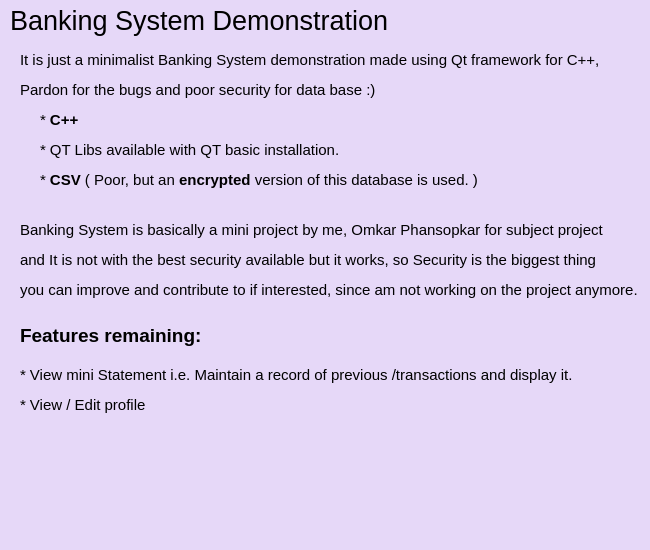
<?xml version="1.0" encoding="UTF-8"?>
<ui version="4.0">
 <class>about</class>
 <widget class="QDialog" name="about">
  <property name="geometry">
   <rect>
    <x>0</x>
    <y>0</y>
    <width>650</width>
    <height>550</height>
   </rect>
  </property>
  <property name="minimumSize">
   <size>
    <width>650</width>
    <height>550</height>
   </size>
  </property>
  <property name="maximumSize">
   <size>
    <width>650</width>
    <height>550</height>
   </size>
  </property>
  <property name="windowTitle">
   <string>About Project</string>
  </property>
  <property name="styleSheet">
   <string notr="true">background-color: rgb(230, 216, 248);</string>
  </property>
  <widget class="QLabel" name="label">
   <property name="geometry">
    <rect>
     <x>10</x>
     <y>-10</y>
     <width>391</width>
     <height>61</height>
    </rect>
   </property>
   <property name="text">
    <string>&lt;html&gt;&lt;head/&gt;&lt;body&gt;&lt;p&gt;&lt;span style=&quot; font-size:20pt;&quot;&gt;Banking System Demonstration&lt;/span&gt;&lt;/p&gt;&lt;/body&gt;&lt;/html&gt;</string>
   </property>
  </widget>
  <widget class="QLabel" name="label_2">
   <property name="geometry">
    <rect>
     <x>20</x>
     <y>30</y>
     <width>591</width>
     <height>91</height>
    </rect>
   </property>
   <property name="text">
    <string>&lt;html&gt;&lt;head/&gt;&lt;body&gt;&lt;p&gt;&lt;span style=&quot; font-size:11pt;&quot;&gt;It is just a minimalist Banking System demonstration made using Qt framework for C++,&lt;/span&gt;&lt;/p&gt;&lt;p&gt;&lt;span style=&quot; font-size:11pt;&quot;&gt;Pardon for the bugs and poor security for data base :)&lt;/span&gt;&lt;/p&gt;&lt;/body&gt;&lt;/html&gt;</string>
   </property>
  </widget>
  <widget class="QLabel" name="label_3">
   <property name="geometry">
    <rect>
     <x>40</x>
     <y>110</y>
     <width>491</width>
     <height>81</height>
    </rect>
   </property>
   <property name="text">
    <string>&lt;html&gt;&lt;head/&gt;&lt;body&gt;&lt;p&gt;&lt;span style=&quot; font-size:11pt;&quot;&gt;* &lt;/span&gt;&lt;span style=&quot; font-size:11pt; font-weight:600;&quot;&gt;C++&lt;/span&gt;&lt;/p&gt;&lt;p&gt;&lt;span style=&quot; font-size:11pt;&quot;&gt;* QT Libs available with QT basic installation.&lt;/span&gt;&lt;/p&gt;&lt;p&gt;&lt;span style=&quot; font-size:11pt;&quot;&gt;* &lt;/span&gt;&lt;span style=&quot; font-size:11pt; font-weight:600;&quot;&gt;CSV&lt;/span&gt;&lt;span style=&quot; font-size:11pt;&quot;&gt; ( Poor, but an&lt;/span&gt;&lt;span style=&quot; font-size:11pt; font-weight:600;&quot;&gt; encrypted&lt;/span&gt;&lt;span style=&quot; font-size:11pt;&quot;&gt; version of this database is used. )&lt;/span&gt;&lt;/p&gt;&lt;/body&gt;&lt;/html&gt;</string>
   </property>
  </widget>
  <widget class="QLabel" name="label_4">
   <property name="geometry">
    <rect>
     <x>400</x>
     <y>500</y>
     <width>241</width>
     <height>51</height>
    </rect>
   </property>
   <property name="text">
    <string>&lt;html&gt;&lt;head/&gt;&lt;body&gt;&lt;p&gt;&lt;br/&gt;&lt;/p&gt;&lt;/body&gt;&lt;/html&gt;</string>
   </property>
  </widget>
  <widget class="QLabel" name="label_5">
   <property name="geometry">
    <rect>
     <x>20</x>
     <y>210</y>
     <width>631</width>
     <height>101</height>
    </rect>
   </property>
   <property name="text">
    <string>&lt;html&gt;&lt;head/&gt;&lt;body&gt;&lt;p&gt;&lt;span style=&quot; font-size:11pt;&quot;&gt;Banking System is basically a mini project by me, Omkar Phansopkar for subject project &lt;/span&gt;&lt;/p&gt;&lt;p&gt;&lt;span style=&quot; font-size:11pt;&quot;&gt;and It is not with the best security available but it works, so Security is the biggest thing &lt;/span&gt;&lt;/p&gt;&lt;p&gt;&lt;span style=&quot; font-size:11pt;&quot;&gt;you can improve and contribute to if interested, since am not working on the project anymore.&lt;/span&gt;&lt;/p&gt;&lt;/body&gt;&lt;/html&gt;</string>
   </property>
  </widget>
  <widget class="QLabel" name="label_6">
   <property name="geometry">
    <rect>
     <x>20</x>
     <y>450</y>
     <width>581</width>
     <height>81</height>
    </rect>
   </property>
   <property name="text">
    <string>&lt;html&gt;&lt;head/&gt;&lt;body&gt;&lt;p&gt;&lt;br/&gt;&lt;/p&gt;&lt;/body&gt;&lt;/html&gt;</string>
   </property>
   <property name="textInteractionFlags">
    <set>Qt::LinksAccessibleByMouse|Qt::TextSelectableByMouse</set>
   </property>
  </widget>
  <widget class="QLabel" name="label_7">
   <property name="geometry">
    <rect>
     <x>20</x>
     <y>350</y>
     <width>631</width>
     <height>81</height>
    </rect>
   </property>
   <property name="text">
    <string>&lt;html&gt;&lt;head/&gt;&lt;body&gt;&lt;p&gt;&lt;span style=&quot; font-size:11pt;&quot;&gt;* View mini Statement i.e. Maintain a record of previous /transactions and display it.&lt;/span&gt;&lt;/p&gt;&lt;p&gt;&lt;span style=&quot; font-size:11pt;&quot;&gt;* View / Edit profile&lt;/span&gt;&lt;/p&gt;&lt;/body&gt;&lt;/html&gt;</string>
   </property>
  </widget>
  <widget class="QLabel" name="label_8">
   <property name="geometry">
    <rect>
     <x>20</x>
     <y>310</y>
     <width>381</width>
     <height>51</height>
    </rect>
   </property>
   <property name="text">
    <string>&lt;html&gt;&lt;head/&gt;&lt;body&gt;&lt;p&gt;&lt;span style=&quot; font-size:14pt; font-weight:600;&quot;&gt;Features remaining:&lt;/span&gt;&lt;/p&gt;&lt;/body&gt;&lt;/html&gt;</string>
   </property>
  </widget>
  <zorder>label_7</zorder>
  <zorder>label_2</zorder>
  <zorder>label_3</zorder>
  <zorder>label_5</zorder>
  <zorder>label_6</zorder>
  <zorder>label_4</zorder>
  <zorder>label</zorder>
  <zorder>label_8</zorder>
 </widget>
 <resources/>
 <connections/>
</ui>
